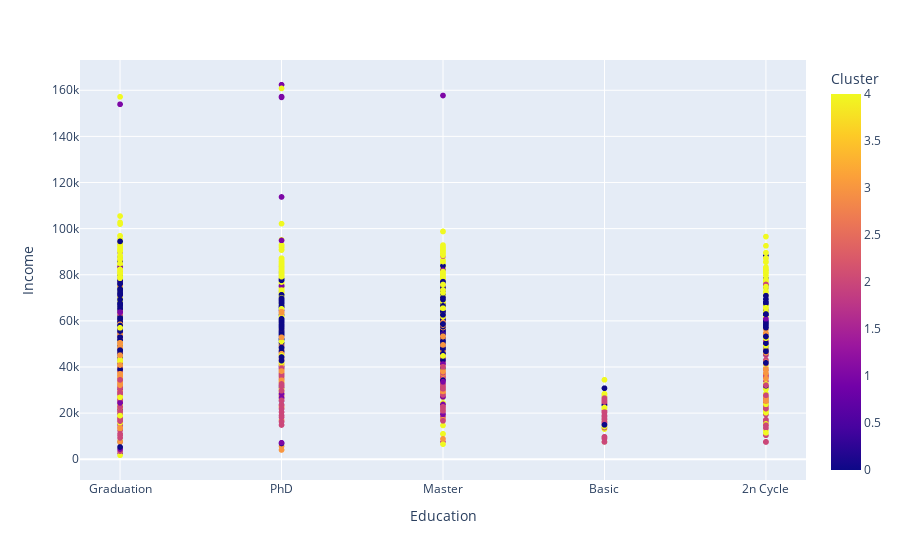

Here is the notebook cell this chart was saved with:
### Code cell
import plotly.express as px
fig = px.scatter(result, x=result['Education'], y=result['Income'], color=result["Cluster"])
fig.show()

### Figure 1 — Plotly figure (JSON) as saved in the notebook; plotly's stock layout.template omitted (floating-point values rounded to 4 significant figures; data arrays with more than 128 entries replaced by an {"elided": "..."} marker saying what was removed)
{"data": [{"hovertemplate": "Education=%{x}<br>Income=%{y}<br>Cluster=%{marker.color}<extra></extra>", "legendgroup": "", "marker": {"color": {"elided": "2214 int values"}, "coloraxis": "coloraxis", "symbol": "circle"}, "mode": "markers", "name": "", "showlegend": false, "type": "scattergl", "x": {"elided": "2214 str values"}, "xaxis": "x", "y": {"elided": "2214 int values"}, "yaxis": "y"}], "layout": {"coloraxis": {"colorbar": {"title": {"text": "Cluster"}}, "colorscale": [[0, "#0d0887"], [0.1111, "#46039f"], [0.2222, "#7201a8"], [0.3333, "#9c179e"], [0.4444, "#bd3786"], [0.5556, "#d8576b"], [0.6667, "#ed7953"], [0.7778, "#fb9f3a"], [0.8889, "#fdca26"], [1, "#f0f921"]]}, "legend": {"tracegroupgap": 0}, "margin": {"t": 60}, "xaxis": {"anchor": "y", "domain": [0, 1], "title": {"text": "Education"}}, "yaxis": {"anchor": "x", "domain": [0, 1], "title": {"text": "Income"}}}}
